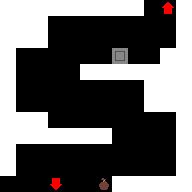

This game map was drawn from its Tiled (.tmx) file and the tilesets committed beside it. A one-line description and the full map source follow:
An orthogonal 12x12 tile map with 16x16 px tiles, 1 tile layer (Tile Layer 1).

<map version="1.10" tiledversion="1.11.2" orientation="orthogonal" renderorder="right-up" width="12" height="12" tilewidth="16" tileheight="16" infinite="0" nextlayerid="2" nextobjectid="1">
 <tileset firstgid="1" source="../../tiletypes.tsx" />
 <layer id="1" name="Tile Layer 1" width="12" height="12">
  <data encoding="csv">
1,1,1,1,1,1,1,1,1,0,12,1,
1,1,1,0,0,0,0,0,0,0,0,1,
1,1,1,0,0,0,0,0,0,0,0,1,
1,0,0,0,0,0,0,2,0,0,1,1,
1,0,0,0,0,1,1,1,1,1,1,1,
1,0,0,0,0,0,0,0,0,1,1,1,
1,0,0,0,0,0,0,0,0,1,1,1,
1,1,1,0,0,0,0,0,0,0,0,1,
1,1,1,1,1,1,1,0,0,0,0,1,
1,0,0,0,0,0,0,0,0,0,0,1,
1,0,0,0,0,0,0,0,0,0,0,1,
0,0,0,11,0,0,25,1,1,1,1,1
</data>
 </layer>
</map>
